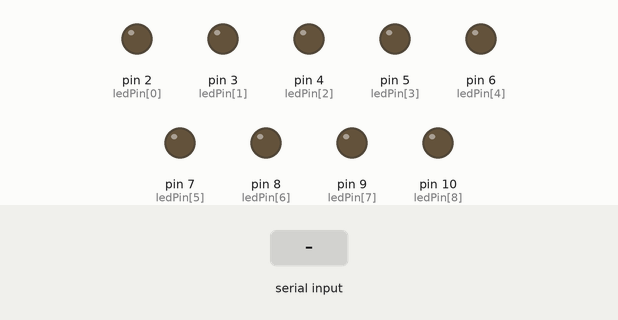
This sketch was run on a simulated Arduino Uno, built with avr-gcc and run on an emulated ATmega328P. On the bench: output pins drawn as LEDs (lit = HIGH). The test bench sets the inputs (shaded band).

Above: at 1.2 s.
1.3 s: "0" received over Serial
At 2.3 s:
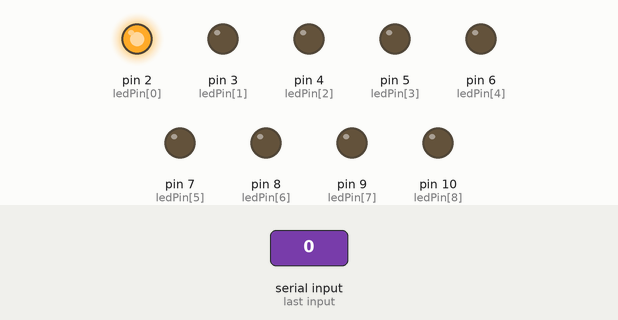
2.8 s: "1" received over Serial
At 3.5 s:
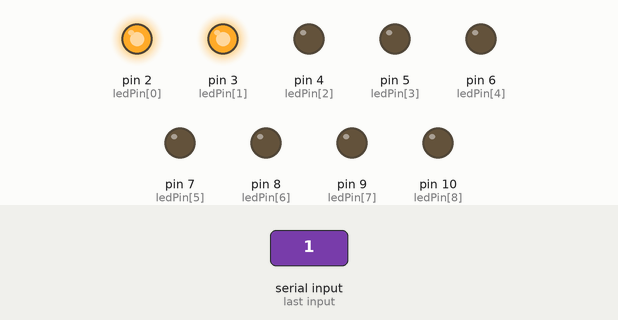
4.3 s: "2" received over Serial
At 4.6 s:
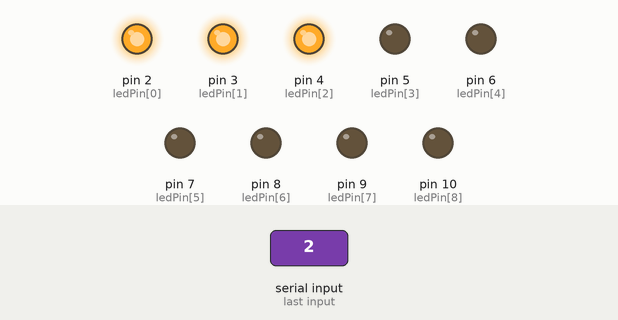
5.8 s: "3" received over Serial
At 6.9 s:
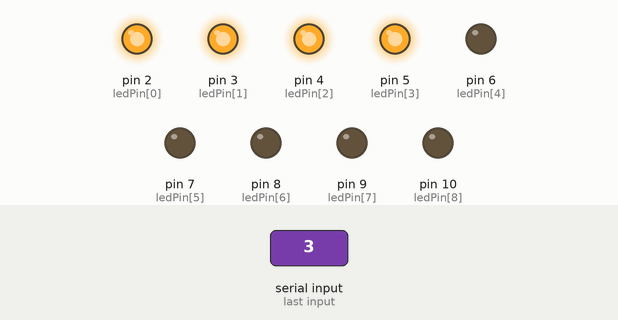
7.3 s: "4" received over Serial
At 8.1 s:
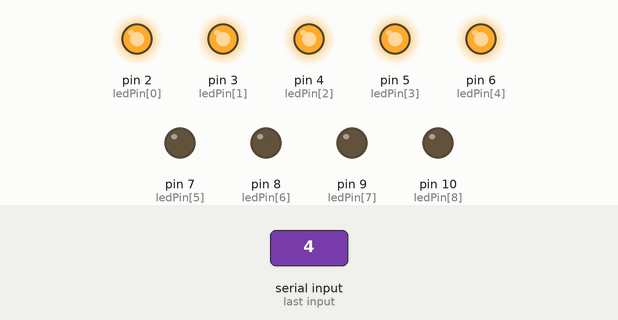
8.8 s: "5" received over Serial
At 9.2 s:
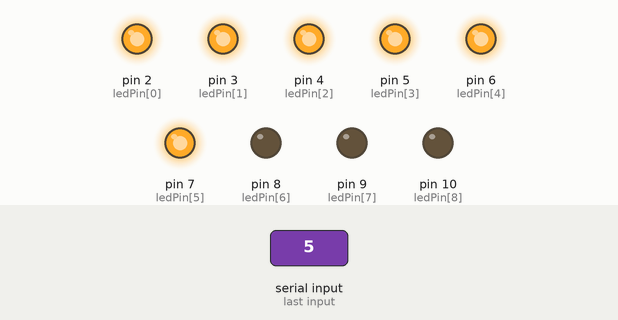
Timing chart, 0 to 11.3 s (numbered marks = the images above; inputs shaded):
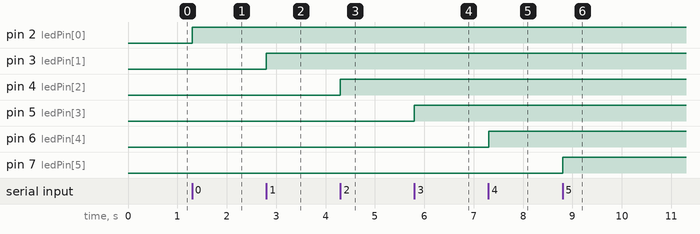

Measured:
- after the input at 1.3 s, pin 2 (ledPin[0]): LOW → HIGH at once
- after the input at 2.8 s, pin 3 (ledPin[1]): LOW → HIGH at once
- after the input at 4.3 s, pin 4 (ledPin[2]): LOW → HIGH at once
- after the input at 5.8 s, pin 5 (ledPin[3]): LOW → HIGH at once
- after the input at 7.3 s, pin 6 (ledPin[4]): LOW → HIGH at once
- after the input at 8.8 s, pin 7 (ledPin[5]): LOW → HIGH at once

The sketch:

ledSerialRead.ino
```cpp
const int ledPin[] = {2, 3, 4, 5, 6, 7, 8, 9, 10}; // define the LED pins
 int stateLedPin[] = {2, 3, 4, 5, 6, 7, 8, 9, 10};// define LED state

void setup() {
  Serial.begin(9600); // initialize serial communication at 9600 bits per second
  for (int i = 0; i < 9; i++) {
    pinMode(ledPin[i], OUTPUT); // set the LED pins as outputs
  stateLedPin[i]=false;

  }
}

void loop() {


  if (Serial.available() > 0) {
    char input = Serial.read();
    switch (input) {
      case '0':
      if(stateLedPin[0]){
        digitalWrite(ledPin[0],LOW);// turn off LED if it is on
        stateLedPin[0]=false;
        break;
        } // do this if statement for all cases
        digitalWrite(ledPin[0], HIGH); // turn on LED 0}
        stateLedPin[0]=true;
        break;
      case '1':
        digitalWrite(ledPin[1], HIGH); // turn on LED 1
        break;
      case '2':
        digitalWrite(ledPin[2], HIGH); // turn on LED 2
        break;
      case '3':
        digitalWrite(ledPin[3], HIGH); // turn on LED 3
        break;
      case '4':
        digitalWrite(ledPin[4], HIGH); // turn on LED 4
        break;
      case '5':
        digitalWrite(ledPin[5], HIGH); // turn on LED 5
        break;
      case '6':
        digitalWrite(ledPin[6], HIGH); // turn on LED 6
        break;
      case '7':
        digitalWrite(ledPin[7], HIGH); // turn on LED 7
        break;
      case '8':
        digitalWrite(ledPin[8], HIGH); // turn on LED 8
        break;
      case '9':
        digitalWrite(ledPin[9], HIGH); // turn on LED 9
        break;
      default:
        for (int i = 0; i < 9; i++) {
          digitalWrite(ledPin[i], LOW); // turn off all LEDs
        }
        break;
    }
  }
}
```
